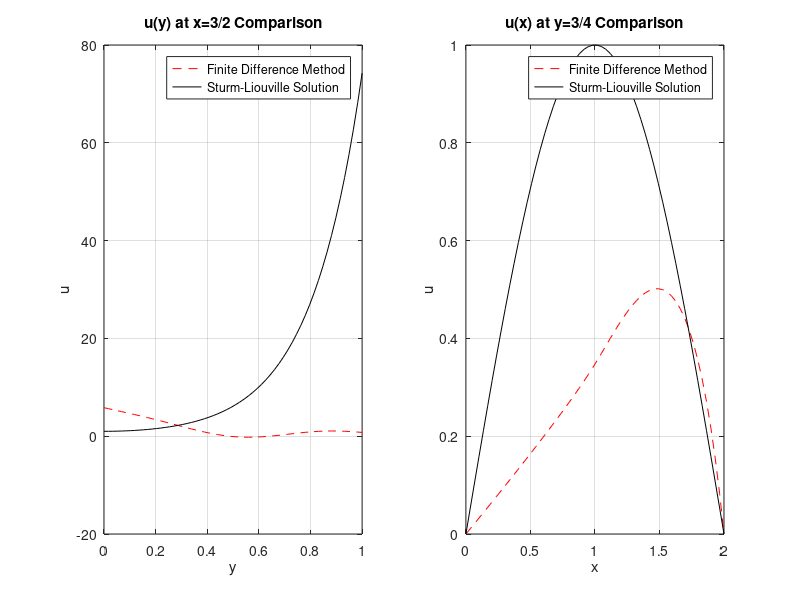
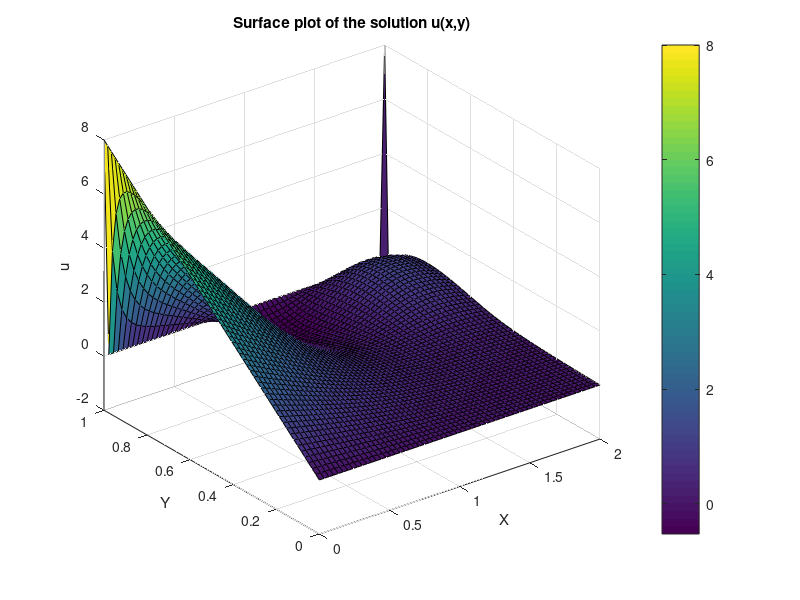

These figures' MATLAB source, in order:
% Parameters
alpha = 9;
beta = 8;
gamma = 5;
A = 1; % still need to solve for the actual coefficients in the Sturm-Liouville solution

% Finite Difference Method Setup
N = 60;
epsilon = 1e-3;
x = linspace(0, 2, N);
y = linspace(0, 1, N);
dx = x(2) - x(1);
dy = y(2) - y(1);
u = zeros(N, N);

% Apply boundary conditions
u(1, :) = beta * y;
u(end, :) = beta * y;

f = zeros(N, N);
for j = 1:N
    for i = round(N/2):N
        f(j, i) = 40 * sin(alpha * y(j)) * (1 - x(i));
    end
end

max_diff = inf;
iterations = 0;

while max_diff > epsilon
    max_diff = 0;
    for j = 2:(N-1)
        for i = 2:(N-1)
            u_old = u(j, i);
            if x(i) < 1
                u(j, i) = 0.25 * (u(j, i+1) + u(j, i-1) + u(j+1, i) + u(j-1, i));
            else
                u(j, i) = 0.25 * (u(j, i+1) + u(j, i-1) + u(j+1, i) + u(j-1, i) - dx^2 * f(j, i));
            end
            diff = abs(u(j, i) - u_old);
            max_diff = max(max_diff, diff);
        end
    end
    
    % Apply the Neumann boundary condition at y=1
    for i = 2:(N-1)
        u(end, i) = u(end-1, i) - dy * gamma * u(end-1, i);
    end
    
    iterations = iterations + 1;
end

% Sturm-Liouville solutions
k_root = 5.00045361; % Previously computed eigenvalue
sl_u_y_at_x_3_2 = A * cosh(k_root * y);
sl_u_x_at_y_3_4 = A * sin((pi/2) * x);

% Extracting finite difference solutions at the specified lines
x_index_3_2 = round(1.5 / dx);
y_index_3_4 = round(0.75 / dy);
fd_u_y_at_x_3_2 = u(:, x_index_3_2);
fd_u_x_at_y_3_4 = u(y_index_3_4, :);

% Plotting the comparison
figure;

% Plot for u(y) at x=3/2
subplot(1, 2, 1);
plot(y, fd_u_y_at_x_3_2, 'r--');
hold on;
plot(y, sl_u_y_at_x_3_2, 'k-');
xlabel('y');
ylabel('u');
title('u(y) at x=3/2 Comparison');
legend('Finite Difference Method', 'Sturm-Liouville Solution');
grid on;

% Plot for u(x) at y=3/4
subplot(1, 2, 2);
plot(x, fd_u_x_at_y_3_4, 'r--');
hold on;
plot(x, sl_u_x_at_y_3_4, 'k-');
xlabel('x');
ylabel('u');
title('u(x) at y=3/4 Comparison');
legend('Finite Difference Method', 'Sturm-Liouville Solution');
grid on;

% Surface plot of the solution u(x,y)
figure;
surf(x, y, u');
xlabel('X');
ylabel('Y');
zlabel('u');
title('Surface plot of the solution u(x,y)');
colorbar;
